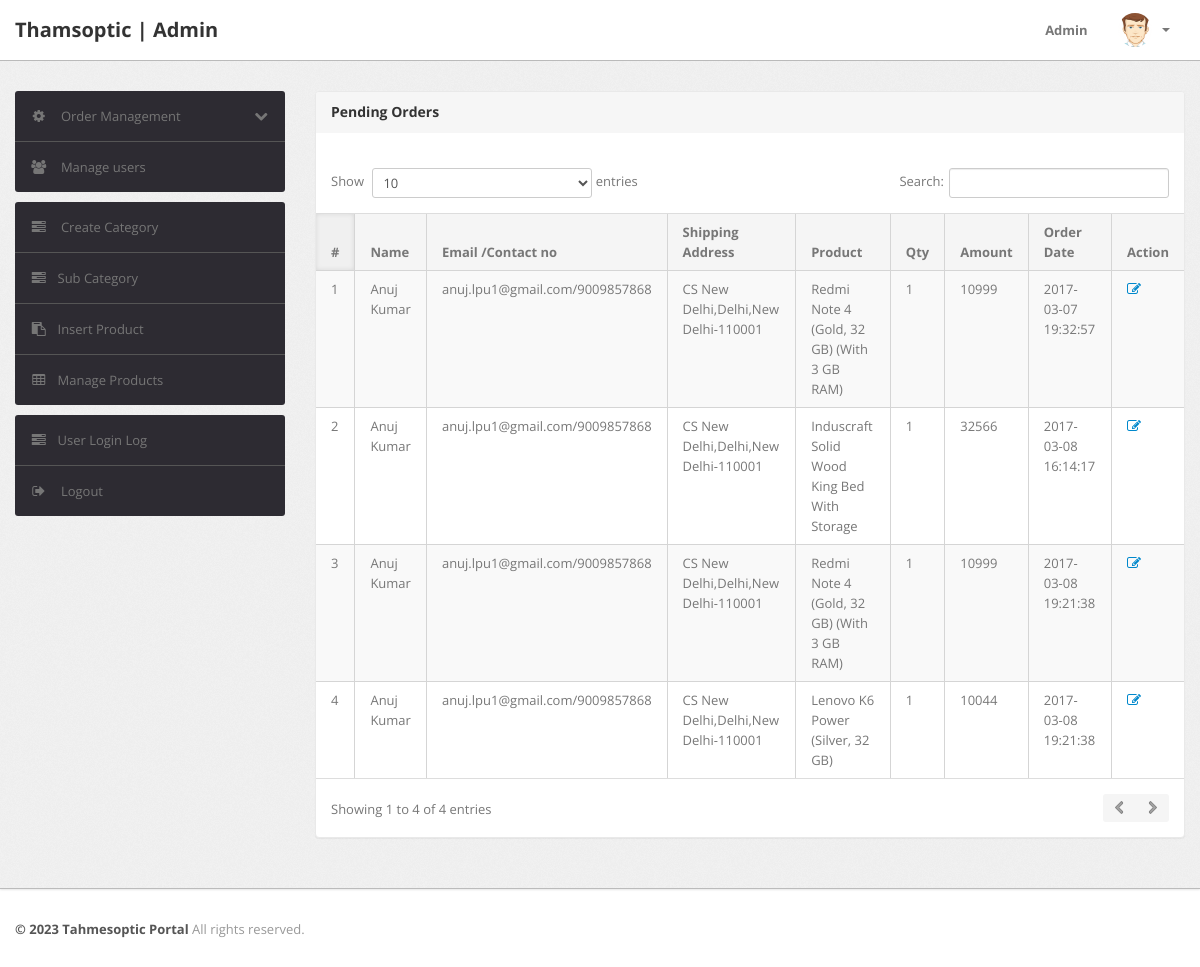
/admin/pending-orders.php (signed in), run on the app's committed database.
### tables this page shows
CREATE TABLE `orders` (
  `id` int(11) NOT NULL,
  `userId` int(11) DEFAULT NULL,
  `productId` varchar(255) DEFAULT NULL,
  `quantity` int(11) DEFAULT NULL,
  `orderDate` timestamp NOT NULL DEFAULT CURRENT_TIMESTAMP,
  `paymentMethod` varchar(50) DEFAULT NULL,
  `orderStatus` varchar(55) DEFAULT NULL
);

CREATE TABLE `users` (
  `id` int(11) NOT NULL,
  `name` varchar(255) DEFAULT NULL,
  `email` varchar(255) DEFAULT NULL,
  `contactno` bigint(11) DEFAULT NULL,
  `password` varchar(255) DEFAULT NULL,
  `shippingAddress` longtext,
  `shippingState` varchar(255) DEFAULT NULL,
  `shippingCity` varchar(255) DEFAULT NULL,
  `shippingPincode` int(11) DEFAULT NULL,
  `billingAddress` longtext,
  `billingState` varchar(255) DEFAULT NULL,
  `billingCity` varchar(255) DEFAULT NULL,
  `billingPincode` int(11) DEFAULT NULL,
  `regDate` timestamp NOT NULL DEFAULT CURRENT_TIMESTAMP,
  `updationDate` varchar(255) DEFAULT NULL
);

CREATE TABLE `products` (
  `id` int(11) NOT NULL,
  `category` int(11) NOT NULL,
  `subCategory` int(11) DEFAULT NULL,
  `productName` varchar(255) DEFAULT NULL,
  `productCompany` varchar(255) DEFAULT NULL,
  `productPrice` int(11) DEFAULT NULL,
  `productPriceBeforeDiscount` int(11) DEFAULT NULL,
  `productDescription` longtext,
  `productImage1` varchar(255) DEFAULT NULL,
  `productImage2` varchar(255) DEFAULT NULL,
  `productImage3` varchar(255) DEFAULT NULL,
  `shippingCharge` int(11) DEFAULT NULL,
  `productAvailability` varchar(255) DEFAULT NULL,
  `postingDate` timestamp NULL DEFAULT CURRENT_TIMESTAMP,
  `updationDate` varchar(255) DEFAULT NULL
);

### admin/pending-orders.php (the view, shortened to what this page needs)
<?php
include('include/config.php');
if(strlen($_SESSION['alogin'])==0)
	{
header('location:index.php');
}
else{
?>
<!DOCTYPE html>
<html lang="en">
<head>
	<link type="text/css" href="bootstrap/css/bootstrap.min.css" rel="stylesheet">
	<link type="text/css" href="bootstrap/css/bootstrap-responsive.min.css" rel="stylesheet">
	<link type="text/css" href="css/theme.css" rel="stylesheet">
	<link type="text/css" href="images/icons/css/font-awesome.css" rel="stylesheet">
</head>
<body>
<?php include('include/header.php');?>
	<div class="wrapper">
		<div class="container">
			<div class="row">
<?php include('include/sidebar.php');?>
			<div class="span9">
					<div class="content">
	<div class="module">
							<div class="module-head">
								<h3>Pending Orders</h3>
							</div>
							<div class="module-body table">
									<br />
								<table cellpadding="0" cellspacing="0" border="0" class="datatable-1 table table-bordered table-striped	 display table-responsive" >
									<thead>
										<tr>
											<th>#</th>
											<th> Name</th>
											<th width="50">Email /Contact no</th>
											<th>Shipping Address</th>
											<th>Product </th>
											<th>Qty </th>
											<th>Amount </th>
											<th>Order Date</th>
											<th>Action</th>
										</tr>
									</thead>
<tbody>
<?php
$status='Delivered';
$query=mysqli_query($con,"select users.name as username,users.email as useremail,users.contactno as usercontact,users.shippingAddress as shippingaddress,users.shippingCity as shippingcity,users.shippingState as shippingstate,users.shippingPincode as shippingpincode,products.productName as productname,products.shippingCharge as shippingcharge,orders.quantity as quantity,orders.orderDate as orderdate,products.productPrice as productprice,orders.id as id  from orders join users on  orders.userId=users.id join products on products.id=orders.productId where orders.	orderStatus!='$status' or orders.orderStatus is null");
$cnt=1;
while($row=mysqli_fetch_array($query))
{
?>
										<tr>
											<td><?php echo htmlentities($cnt);?></td>
											<td><?php echo htmlentities($row['username']);?></td>
<td><?php echo htmlentities($row['useremail']);?>/<?php echo htmlentities($row['usercontact']);?></td>
<td><?php echo htmlentities($row['shippingaddress'].",".$row['shippingcity'].",".$row['shippingstate']."-".$row['shippingpincode']);?></td>
											<td><?php echo htmlentities($row['productname']);?></td>
											<td><?php echo htmlentities($row['quantity']);?></td>
											<td><?php echo htmlentities($row['quantity']*$row['productprice']+$row['shippingcharge']);?></td>
											<td><?php echo htmlentities($row['orderdate']);?></td>
											<td>   <a href="updateorder.php?oid=<?php echo htmlentities($row['id']);?>" title="Update order" target="_blank"><i class="icon-edit"></i></a>
											</td>
											</tr>
										<?php $cnt=$cnt+1; } ?>
										</tbody>
								</table>
							</div>
						</div>
					</div>
				</div>
			</div>
		</div>
	</div>
<?php include('include/footer.php');?>
</body>
<?php } ?>

### data on the page
orders: userId.name "Anuj Kumar", userId.email "anuj.lpu1@gmail.com", userId.contactno "9009857868", userId.shippingPincode "CS New Delhi,Delhi,New Delhi-110001", productId.productName "Redmi Note 4 (Gold, 32 GB) (With 3 GB RAM)", quantity "1", $row['quantity']*$row['productprice']+$row['shippingcharge'] "10999", orderDate "2017-03-07 19:32:57"
orders: userId.name "Anuj Kumar", userId.email "anuj.lpu1@gmail.com", userId.contactno "9009857868", userId.shippingPincode "CS New Delhi,Delhi,New Delhi-110001", productId.productName "Induscraft Solid Wood King Bed With Storage", quantity "1", $row['quantity']*$row['productprice']+$row['shippingcharge'] "32566", orderDate "2017-03-08 16:14:17"
orders: userId.name "Anuj Kumar", userId.email "anuj.lpu1@gmail.com", userId.contactno "9009857868", userId.shippingPincode "CS New Delhi,Delhi,New Delhi-110001", productId.productName "Redmi Note 4 (Gold, 32 GB) (With 3 GB RAM)", quantity "1", $row['quantity']*$row['productprice']+$row['shippingcharge'] "10999", orderDate "2017-03-08 19:21:38"
orders: userId.name "Anuj Kumar", userId.email "anuj.lpu1@gmail.com", userId.contactno "9009857868", userId.shippingPincode "CS New Delhi,Delhi,New Delhi-110001", productId.productName "Lenovo K6 Power (Silver, 32 GB)", quantity "1", $row['quantity']*$row['productprice']+$row['shippingcharge'] "10044", orderDate "2017-03-08 19:21:38"
